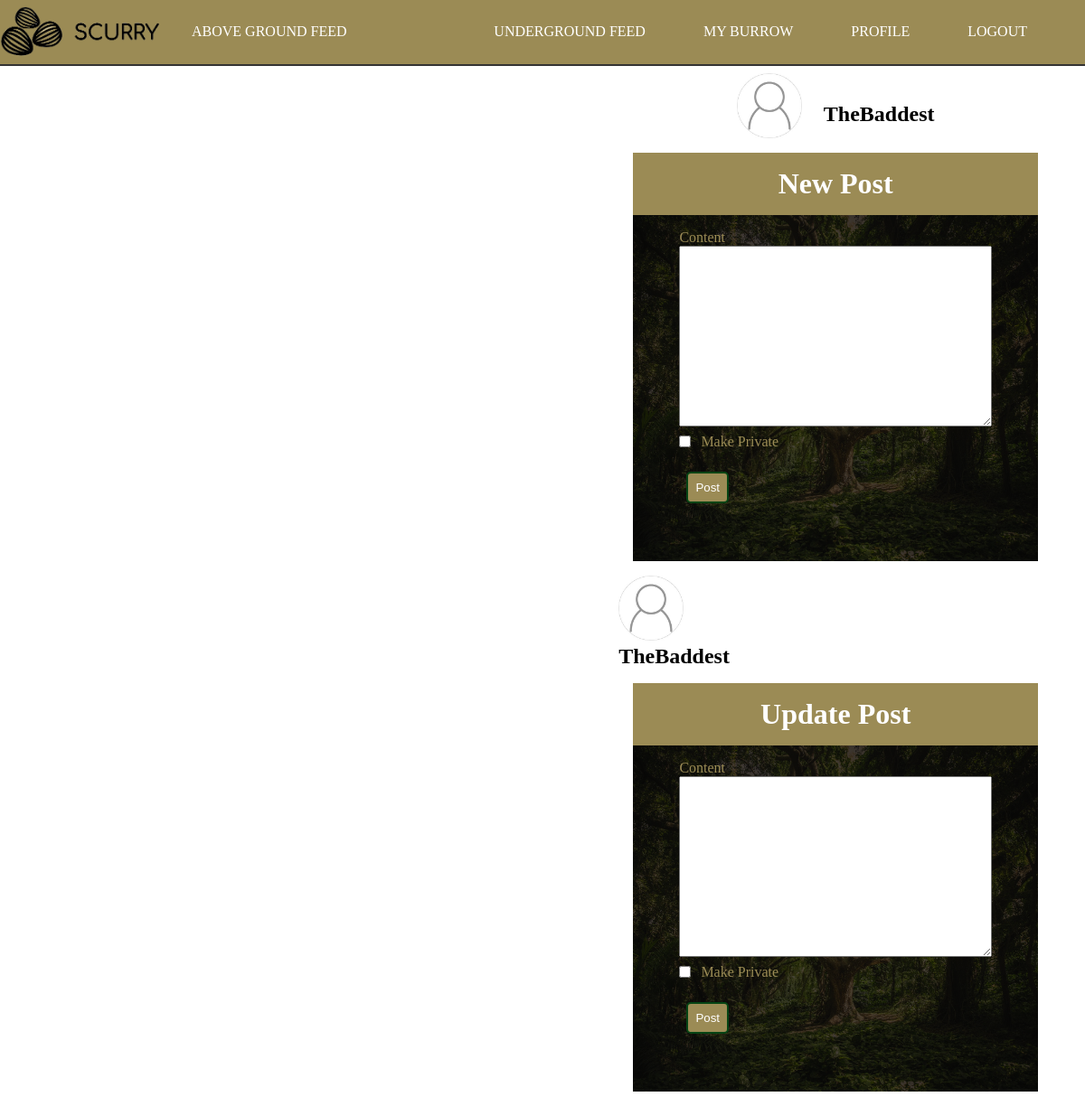
/post (signed in), run on the app's committed database.
### scurry/models.py (models this page shows, shortened)
class User(db.Model, UserMixin):
    id = db.Column(db.Integer, primary_key=True)
    username = db.Column(db.String(20), unique=True, nullable=False)
    email = db.Column(db.String(120), unique=True, nullable=False)
    image_file = db.Column(db.String(20), nullable=False, default='noprofile.jpg')
    password = db.Column(db.String(60), nullable=False)
    posts = db.relationship('Post', backref='author', lazy=True)
    followed = db.relationship(
        'User', secondary=followers,
        primaryjoin=(followers.c.follower_id == id),
        secondaryjoin=(followers.c.followed_id == id),
        backref=db.backref('followers', lazy='dynamic'), lazy='dynamic')
    liked = db.relationship(
        'PostLike',
        foreign_keys='PostLike.user_id',
        backref='user', lazy='dynamic')
    shared = db.relationship(
        'PostShare',
        foreign_keys='PostShare.sharer_id',
        backref='sharer', lazy='dynamic')

### scurry/posts/routes.py (the view)
@posts.route('/post', methods=['GET', 'POST'])
def new_post():
    postForm = PostForm()
    if postForm.validate_on_submit():
        post = Post(private=postForm.private.data, content=postForm.content.data, author=current_user)
        db.session.add(post)
        db.session.commit()
        flash('Post Created!', 'success')
        return redirect(request.referrer)
    return render_template('post.html', title="Create Post", postForm=postForm)

### scurry/posts/forms.py
class PostForm(FlaskForm):
    content = TextAreaField('Content', validators=[DataRequired()])
    private = BooleanField('Make Private')
    submit = SubmitField('Post')

### scurry/models.py (called while the page is built)
@login_manager.user_loader
def load_user(user_id):
    return User.query.get(int(user_id))

### scurry/templates/post.html (shortened to what this page needs)
{% extends "layout.html" %}
{% block sidebar %}
    <div class="sidebar">
        <div class="sidebar-user-info">
            <img src="{{ url_for('static', filename='images/' + current_user.image_file) }}" alt="user photo" class="sidebar-img">
            <h2>{{ current_user.username }}</h2>
        </div>
        <div class="post-form">
            <form action="" method="POST" class="form">
                <div class="form-legend">
                    <h1>Update Post</h1>
                </div>
                <div class="form-well">
                    <div class="form-group">
                        {{ postForm.content.label(class="form-control-label") }}
                        {% if postForm.content.errors %}
                            <div class="invalid-feedback">
                                {% for error in postForm.content.errors %}
                                    <span>{{ error }}</span>
                                {% endfor %}
                            </div>
                        {% else %}
                            {{ postForm.content(class="form-control-post-textarea") }}
                        {% endif %}
                    </div>
                    <div class="form-group">
                        {{ postForm.private.label(class="form-control-boolean-label") }}
                        {{ postForm.private(class="form-control-boolean") }}
                    </div>
                    <div class="form-group post-submit">
                        {{ postForm.submit(class="btn")}}
                    </div>
                </div>
            </form>
        </div>
    </div>
{% endblock sidebar %}

### scurry/templates/layout.html (shortened to what this page needs)
<!DOCTYPE html>
<html lang="en">
<head>
    <link rel="stylesheet" type="text/css" href="{{ url_for('static', filename='style.css') }}">
</head>
<body>
    <header>
        <nav class="header-nav">
            <div class="header-logo">
                <img src="{{ url_for('static', filename='images/scurry-logo.png') }}" alt="Scurry - A Place for Squirrels" class="logo">
            </div>
            <ul class="nav-list">
                <li class="nav-list-item">
                    <a href="{{ url_for('main.index') }}" class="nav-link">Above Ground Feed</a>
                </li>
            </ul>
            <ul class="nav-list right">
                {% if current_user.is_authenticated %}
                <li class="nav-list-item">
                    <a href="{{ url_for('posts.underground') }}" class="nav-link">Underground Feed</a>
                </li>
                <li class="nav-list-item">
                    <a href="{{ url_for('posts.burrow') }}" class="nav-link">My Burrow</a>
                </li>
                <li class="nav-list-item">
                    <a href="{{ url_for('users.profile') }}" class="nav-link">Profile</a>
                </li>
                <li class="nav-list-item">
                    <a href="{{ url_for('users.logout') }}" class="nav-link">Logout</a>
                </li>
                {% endif %}
            </ul>
        </nav>
    </header>
    <main id="main">
        <div class="content-container" id="main-block">
        </div>
        <div class="sidebar-container" id="sidebar-block">
        {% if current_user.is_authenticated %}
            <div class="home-sidebar-user-info">
                <img src="{{ url_for('static', filename='images/' + current_user.image_file) }}" alt="user photo" class="sidebar-img">
                <h2>{{ current_user.username }}</h2>
            </div>
            <div class="post-form">
                <form action="" method="POST" class="form">
                    <div class="form-legend">
                        <h1>New Post</h1>
                    </div>
                    <div class="form-well">
                        <div class="form-group">
                            {{ postForm.content.label(class="form-control-label") }}
                            {% if postForm.content.errors %}
                                <div class="invalid-feedback">
                                    {% for error in postForm.content.errors %}
                                        <span>{{ error }}</span>
                                    {% endfor %}
                                </div>
                            {% else %}
                                {{ postForm.content(class="form-control-post-textarea") }}
                            {% endif %}
                        </div>
                        <div class="form-group">
                            {{ postForm.private.label(class="form-control-boolean-label") }}
                            {{ postForm.private(class="form-control-boolean") }}
                        </div>
                        <div class="form-group post-submit">
                            {{ postForm.submit(class="btn")}}
                        </div>
                    </div>
                </form>
            </div>
        {% endif %}
            {% block sidebar %}{% endblock %}
        </div>
    </main>
</body>
</html>

### scurry/static/style.css (style rules this page uses)
*, *::before, *::after { margin: 0; padding: 0; box-sizing: border-box; }
html { --main-color: #054414; --accent-color: #9b8b55; }
body { background-size: cover; }
a { text-decoration: none; color: #ffffff; transition: color .4s ease; }
.btn { margin: .5rem; padding: .5rem; background: var(--accent-color); border: 2px solid var(--main-color); border-radius: 5px; color: #fff; cursor: pointer; }
.header-nav { width: 100vw; border-bottom: 2px solid #333; background: var(--accent-color); display: flex; }
.header-logo > .logo { max-width: 180px; object-fit: contain; }
.nav-list { margin-right: 2rem; list-style: none; display: flex; flex-flow: row nowrap; justify-content: center; align-items: center; }
.nav-list-item { margin: .5rem 2rem; }
.nav-link { text-transform: uppercase; }
.right { margin-left: auto; }
#main-block { grid-area: main; }
#sidebar-block { grid-area: side; }
#main { max-width: 1175px; height: 100%; display: grid; grid-template-areas: 'main main main side side' 'main main main side side' 'main main main side side'; grid-gap: .5rem; }
.content-container { width: 55vw; }
.sidebar-container { width: 40vw; }
.sidebar { min-width: 450px; }
.home-sidebar-user-info { padding-top: .5rem; display: flex; justify-content: center; align-items: center; }
.home-sidebar-user-info > h2 { margin: 1.3rem 0 0 1.5rem; }
.sidebar-img { height: 72px; width: 72px; object-fit: cover; }
.post-form { padding: .5rem; }
.form { margin: auto; padding: .5rem; width: 100%; max-width: 650px; }
.form-legend { padding: 1rem 0; width: 100%; text-align: center; background: var(--accent-color); color: #ffffff; }
.form-well { padding: .5rem .5rem 3rem .5rem; height: 100%; width: 100%; background: linear-gradient( rgba(0,0,0,0.7), rgba(0,0,0,0.7)), url('./images/forest.jpeg') no-repeat center; background-size: cover; }
.form-group { margin: .5rem auto; width: 80%; position: relative; display: flex; flex-direction: column; justify-content: center; align-items: flex-start; color: var(--accent-color); }
.form-control-post-textarea { width: 100%; height: 200px; }
.form-control-boolean-label { margin-left: 1.5rem; }
.form-control-boolean { display: inline; position: absolute; }
.post-submit { margin-top: 1rem; }

### data on the page
User: image_file (picture), username "TheBaddest"

### other printed values
{{ postForm.content.label(class="form-control-label") }} "Content"
{{ postForm.private.label(class="form-control-boolean-label") }} "Make Private"
